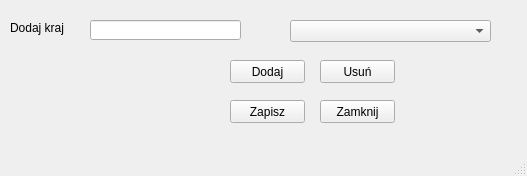
<?xml version="1.0" encoding="UTF-8"?>
<ui version="4.0">
 <class>KontrahentDodajKraj</class>
 <widget class="QMainWindow" name="KontrahentDodajKraj">
  <property name="geometry">
   <rect>
    <x>0</x>
    <y>0</y>
    <width>527</width>
    <height>176</height>
   </rect>
  </property>
  <property name="windowTitle">
   <string>MainWindow</string>
  </property>
  <widget class="QWidget" name="centralwidget">
   <widget class="QLineEdit" name="lineEditDodajKraj">
    <property name="geometry">
     <rect>
      <x>90</x>
      <y>20</y>
      <width>151</width>
      <height>20</height>
     </rect>
    </property>
   </widget>
   <widget class="QPushButton" name="pushButton">
    <property name="geometry">
     <rect>
      <x>230</x>
      <y>100</y>
      <width>75</width>
      <height>23</height>
     </rect>
    </property>
    <property name="text">
     <string>Zapisz</string>
    </property>
   </widget>
   <widget class="QPushButton" name="pushButton_3">
    <property name="geometry">
     <rect>
      <x>320</x>
      <y>60</y>
      <width>75</width>
      <height>23</height>
     </rect>
    </property>
    <property name="text">
     <string>Usuń</string>
    </property>
   </widget>
   <widget class="QPushButton" name="pushButton_2">
    <property name="geometry">
     <rect>
      <x>230</x>
      <y>60</y>
      <width>75</width>
      <height>23</height>
     </rect>
    </property>
    <property name="text">
     <string>Dodaj</string>
    </property>
   </widget>
   <widget class="QLabel" name="label">
    <property name="geometry">
     <rect>
      <x>10</x>
      <y>20</y>
      <width>71</width>
      <height>16</height>
     </rect>
    </property>
    <property name="text">
     <string>Dodaj kraj</string>
    </property>
   </widget>
   <widget class="QComboBox" name="comboBoxDodajKraj">
    <property name="geometry">
     <rect>
      <x>290</x>
      <y>20</y>
      <width>201</width>
      <height>22</height>
     </rect>
    </property>
   </widget>
   <widget class="QPushButton" name="pushButton_4">
    <property name="geometry">
     <rect>
      <x>320</x>
      <y>100</y>
      <width>75</width>
      <height>23</height>
     </rect>
    </property>
    <property name="text">
     <string>Zamknij</string>
    </property>
   </widget>
  </widget>
  <widget class="QMenuBar" name="menubar">
   <property name="geometry">
    <rect>
     <x>0</x>
     <y>0</y>
     <width>527</width>
     <height>21</height>
    </rect>
   </property>
  </widget>
  <widget class="QStatusBar" name="statusbar"/>
 </widget>
 <resources/>
 <connections/>
</ui>
